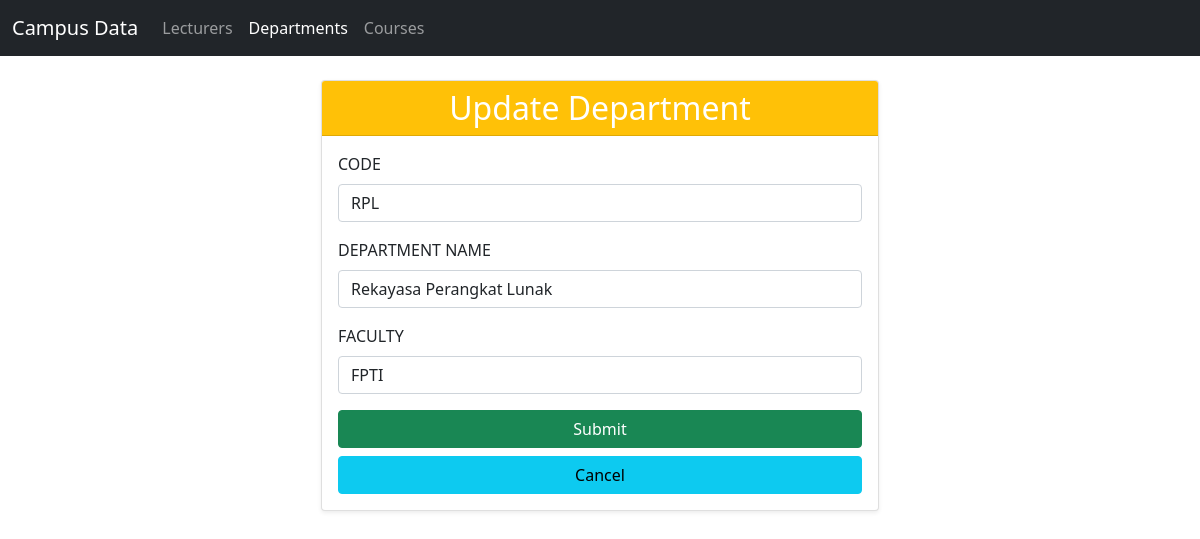
The app's page /Project/index.php?controller=department&action=edit&id=1 with its own data.
### tables this page shows
CREATE TABLE departments (
  id INT(11) NOT NULL AUTO_INCREMENT,
  code VARCHAR(10) NOT NULL,
  name VARCHAR(100) NOT NULL,
  faculty VARCHAR(100) NOT NULL,
  PRIMARY KEY (id)
);

### Project/controllers/Controller.php (called while the page is built, shortened)
<?php
class Controller
{
    protected function render(string $view, array $data = []): void
    {
        extract($data);
        require __DIR__ . '/../views/' . $view . '.php';
    }
}

### Project/controllers/DepartmentController.php (called while the page is built, shortened)
<?php
require_once __DIR__ . '/Controller.php';
require_once __DIR__ . '/../models/Department.php';
class DepartmentController extends Controller
{
    private Department $departmentModel;
    public function __construct()
    {
        $this->departmentModel = new Department();
    }
    public function edit(): void
    {
        $id = isset($_GET['id']) ? (int) $_GET['id'] : 0;
        $department = $this->departmentModel->getById($id);
        $this->render('departments/edit', [
            'pageTitle'        => 'Update Department',
            'activeController' => 'department',
            'department'       => $department,
        ]);
    }
}

### Project/index.php (called while the page is built, shortened)
<?php
$action = $_GET['action'] ?? 'index';
$controllerInstance = new $controllerName();
$controllerInstance->$action();

### Project/config/connection.php (called while the page is built)
<?php
$db_config = [
    'servername' => 'localhost',
    'username'   => 'root',
    'password'   => '',
    'db_name'    => 'tp_mvc25',
];

### Project/models/Model.php (called while the page is built, shortened)
<?php
class Model
{
    protected mysqli $conn;
    public function __construct()
    {
        require __DIR__ . '/../config/connection.php';
        $this->conn = new mysqli(
            $db_config['servername'],
            $db_config['username'],
            $db_config['password'],
            $db_config['db_name']
        );
        $this->conn->set_charset('utf8mb4');
    }
    protected function executeQuery(string $sql, string $types = '', array $params = []): mysqli_stmt
    {
        $stmt = $this->conn->prepare($sql);
        if ($types !== '' && !empty($params)) {
            $stmt->bind_param($types, ...$params);
        }
        if (!$stmt->execute()) {
            die('Execute failed: ' . $stmt->error);
        }
        return $stmt;
    }
    protected function fetchOne(string $sql, string $types = '', array $params = []): ?array
    {
        $stmt = $this->executeQuery($sql, $types, $params);
        $result = $stmt->get_result();
        $row = $result ? $result->fetch_assoc() : null;
        return $row ?: null;
    }
}

### Project/models/Department.php (called while the page is built, shortened)
<?php
require_once __DIR__ . '/Model.php';
class Department extends Model
{
    public function getById(int $id): ?array
    {
        $sql = 'SELECT * FROM departments WHERE id = ?';
        return $this->fetchOne($sql, 'i', [$id]);
    }
}

### Project/views/departments/edit.php (the view, shortened to what this page needs)
<?php require __DIR__ . '/../templates/header.php'; ?>
<div class="col-lg-6 m-auto">
  <form method="post" action="index.php?controller=department&action=update">
    <div class="card shadow-sm">
      <div class="card-header bg-warning text-white text-center">
        <h2 class="mb-0">Update Department</h2>
      </div>
      <div class="card-body">
        <div class="mb-3">
          <label class="form-label">CODE</label>
          <input type="text" name="code" value="<?= htmlspecialchars($department['code']) ?>" class="form-control" required>
        </div>
        <div class="mb-3">
          <label class="form-label">DEPARTMENT NAME</label>
          <input type="text" name="name" value="<?= htmlspecialchars($department['name']) ?>" class="form-control" required>
        </div>
        <div class="mb-3">
          <label class="form-label">FACULTY</label>
          <input type="text" name="faculty" value="<?= htmlspecialchars($department['faculty']) ?>" class="form-control" required>
        </div>
        <div class="d-grid gap-2">
          <button class="btn btn-success" type="submit" name="submit">Submit</button>
          <a class="btn btn-info" href="index.php?controller=department&action=index">Cancel</a>
        </div>
      </div>
    </div>
  </form>
</div>
<?php require __DIR__ . '/../templates/footer.php'; ?>

### records on screen
departments: code "RPL", name "Rekayasa Perangkat Lunak", faculty "FPTI"
